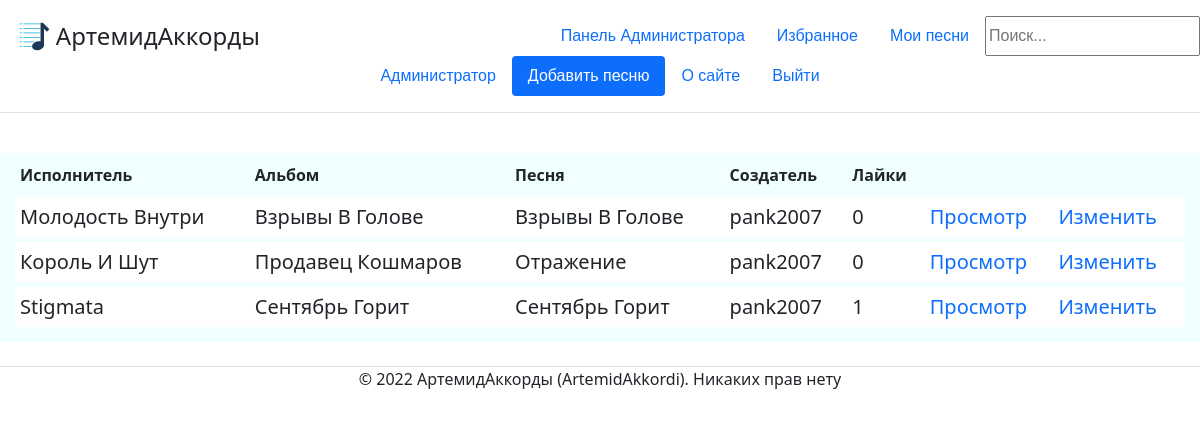
Screenshot of /my/17/ (signed in) with the database file from the repository.
### mainapp/models.py (models this page shows, shortened)
class ContentWithChords(models.Model):
    song = models.ForeignKey('Song', on_delete=models.CASCADE, help_text="Выберите песню", verbose_name='Песня', null=False)
    creator = models.ForeignKey(User, on_delete=models.CASCADE, verbose_name='Создатель', null=False)
    content = models.TextField(help_text='Введите содержание (текст песни с расставленными аккордами', verbose_name='Содержание', null=False)
    chords = models.ManyToManyField('Chord', help_text='Выберите какие аккорды есть в вашем содержании (например Am, C, F).', verbose_name='Аккорды')
    likes = models.IntegerField(default=0, help_text="Введите кол-во лайков", verbose_name="Лайки")
    objects = models.Manager()

class Song(models.Model):
    title = models.CharField(max_length=250, help_text='Введите название песни', verbose_name="Название песни", null=False)
    album = models.ForeignKey('Album', on_delete=models.CASCADE, help_text='Выберите альбом', verbose_name='Альбом', null=False)
    objects = models.Manager()
    def __str__(self):
        return self.title

class Album(models.Model):
    title = models.CharField(max_length=250, help_text='Введите название альбома', verbose_name="Название альбома", null=False)
    singer = models.ForeignKey('Singer', on_delete=models.CASCADE, help_text='Выберите исполнителя', verbose_name='Исполнитель', null=False)
    objects = models.Manager()
    def __str__(self):
        return self.title

class Singer(models.Model):
    name = models.CharField(max_length=250, help_text='Введите название исполнителя', verbose_name='Исполнитель', null=False)
    objects = models.Manager() #служебное поле для доступа к объектам в базе данных
    def __str__(self):
        return self.name

### mainapp/views.py (the view)
# urls.py: path('my/<int:id>/', views.my_songs, name='my_songs'),
def my_songs(request, id): #список песен, созданных пользователем
    if request.user.is_authenticated:
        user = User.objects.get(id=id)
        if user == request.user or User.objects.filter(pk=request.user.id, groups__name='Admin').exists():
            user_songs = ContentWithChords.objects.filter(creator=user).order_by('-id')
            flag_moder = check_moder(request)
            return render(request, 'mainapp/index.html', {'user_songs': user_songs, 'moder':flag_moder})
        else:
            return HttpResponseRedirect("/")
    else:
        return HttpResponseRedirect("/")

### mainapp/views.py (called while the page is built)
def check_moder(request): #проверка роли пользователя
    flag_moder = False
    if User.objects.filter(pk=request.user.id, groups__name='Moderator').exists() or User.objects.filter(pk=request.user.id, groups__name='Admin').exists():
        flag_moder = True
    return flag_moder

### templates/mainapp/index.html (shortened to what this page needs)
{% extends 'mainapp/base.html' %}
{% block site_content %}
{% load static %}
<link href= '{% static "css/index.css" %}' rel="stylesheet" >
        {% if user_songs != null %}
<div class="main_table">
    <table>
            <tr><th>Исполнитель</th><th>Альбом</th><th>Песня</th><th>Создатель</th><th>Лайки</th><th></th><th></th></tr>
            {% for user_song in user_songs %}
            <tr>
                <td>{{ user_song.song.album.singer }}</td>
                <td>{{ user_song.song.album }}</td>
                <td>{{ user_song.song }}</td>
                <td>{{ user_song.creator }}</td>
                <td>{{ user_song.likes }}</td>
                <td><a href="/content/{{user_song.id}}">Просмотр</a></td>
                <td><a href="/change/{{user_song.id}}">Изменить</a></td>
            </tr>
            {% endfor %}
        {% endif %}
    </table>
</div>
{% endblock %}

### templates/mainapp/base.html (shortened to what this page needs)
<!DOCTYPE html>
<html lang="en" xmlns="http://www.w3.org/1999/html">
{% load static %}
<head>
    <link href= '{% static "css/base.css" %}' rel="stylesheet" type="text/css">
    <link rel="stylesheet" href="https://cdn.jsdelivr.net/npm/bootstrap@5.1.3/dist/css/bootstrap.min.css">
    <header class="d-flex flex-wrap justify-content-center py-3 mb-4 border-bottom">
      <a href="/" class="d-flex align-items-center mb-3 mb-md-0 me-md-auto text-dark text-decoration-none">
        <img style="width: 35px; height: 35px" src="{% static 'image/logo.svg' %}">
        <span class="fs-4">АртемидАккорды</span>
      </a>
        <form action="{% url 'search' %}" method="get">
            {% if user.is_authenticated %}
            <ul class="nav nav-pills">
                {% if moder == True %}
                <li class="nav-item"><a href="/admin" class="nav-link">Панель Администратора</a></li>
                {% endif %}
                <li class="nav-item"><a href="/my_favourites/{{user.id}}" class="nav-link">Избранное</a></li>
                <li class="nav-item"><a href="/my/{{user.id}}" class="nav-link">Мои песни</a></li>
                <input name="search_str" type="search" placeholder="Поиск...">
            </ul>
            {% else %}
                <input name="search_str" type="text" placeholder="Поиск...">
            {% endif %}
        </form>
      <ul class="nav nav-pills">
          {% if user.is_authenticated %}
            {% if user.first_name %}
                <li class="nav-item"><a href="/profile/{{user.id}}" class="nav-link">{{user.first_name}}</a></li>
            {% else %}
                <li class="nav-item"><a href="/profile/{{user.id}}" class="nav-link">{{user.username}}</a></li>
            {% endif %}
            <li class="nav-item"><a href="/create" class="nav-link active" aria-current="page">Добавить песню</a></li>
            <li class="nav-item"><a href="/about" class="nav-link">О сайте</a></li>
            <li class="nav-item"><a href="/logout" class="nav-link">Выйти</a></li>
          {% else %}
            <li class="nav-item"><a href="/about" class="nav-link">О сайте</a></li>
            <li class="nav-item"><a href="/login" class="nav-link active" aria-current="page">Войти</a></li>
            <li class="nav-item"><a href="/register" class="nav-link">Регистрация</a></li>
          {% endif %}
      </ul>
    </header>
</head>
<body>
    {% block site_content %}{% endblock %}
</body>
<footer>
    <div class="d-flex justify-content-center my-4 border-top">
      <p>© 2022 АртемидАккорды (ArtemidAkkordi). Никаких прав нету</p>
    </div>
</footer>
</html>

### static/css/base.css (style rules this page uses)
ul { font-size: 16px; font-family: Arial, Helvetica, sans-serif; }

### static/css/index.css (style rules this page uses)
.main_table table { width: 100%; border: 15px solid #F0FFFF; border-top: 5px solid #F0FFFF; border-collapse: collapse; }
.main_table th { font-weight: bold; padding: 5px; background: #F0FFFF; border: none; border-bottom: 5px solid #F0FFFF; }
.main_table td { padding: 5px; border: none; font-size: 20px; border-bottom: 5px solid #F0FFFF; }
a { text-decoration: none; }

### templates/mainapp/base.html (style rules this page uses)
input { length: 100px; }

### rows the page displays
ContentWithChords: song.album.singer "Молодость Внутри", song.album "Взрывы В Голове", song "Взрывы В Голове", creator "pank2007", likes "0"
ContentWithChords: song.album.singer "Король И Шут", song.album "Продавец Кошмаров", song "Отражение", creator "pank2007", likes "0"
ContentWithChords: song.album.singer "Stigmata", song.album "Сентябрь Горит", song "Сентябрь Горит", creator "pank2007", likes "1"

### other values shown
{{ user.first_name }} "Администратор"
